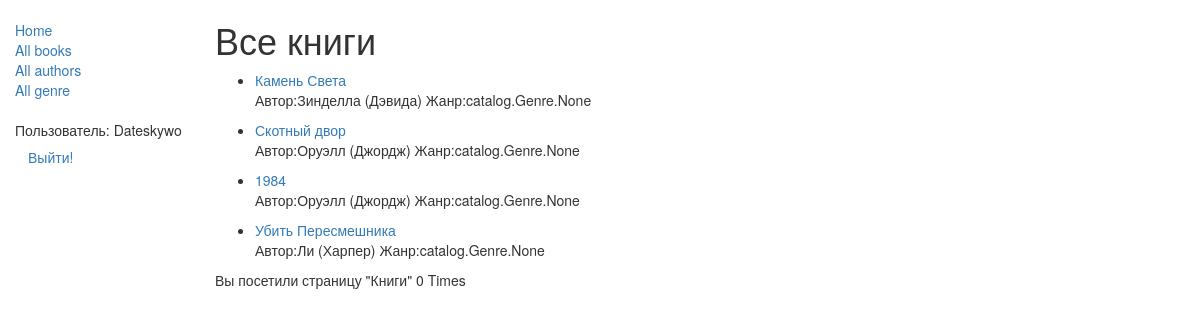
/catalog/books_list/ (signed in), run on an earlier commit of the app's database.
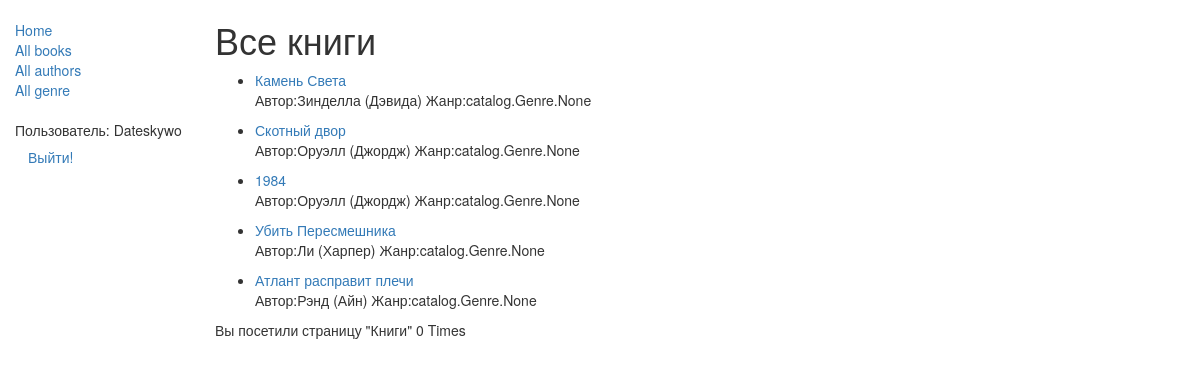
And on a later commit of the database.
### catalog/models.py (models this page shows, shortened)
class Book(models.Model):
    title = models.CharField(max_length=100)
    author = models.ForeignKey('Author', on_delete=models.SET_NULL, null=True)
    summary = models.TextField(max_length=1000, help_text="Перейти к описанию")
    isbn = models.CharField('ISBN', max_length=13, help_text="ISBN Entr")
    genre = models.ManyToManyField('Genre', help_text="Select a genre for this book")
    language = models.ForeignKey('Language', on_delete=models.SET_NULL, null=True)

class Author(models.Model):
    first_name = models.CharField(max_length=30)
    last_name = models.CharField(max_length=30)
    date_of_birth = models.DateField(null=True, blank=True)
    date_of_death = models.DateField('Died', null=True, blank=True)
    def __str__(self):
        return '%s (%s)' % (self.last_name, self.first_name)

### catalog/views.py (the view)
# urls.py: path('books_list/', views.books_list, name='books_list'),
@login_required
def books_list(request):
    books_all = Book.objects.all()
    books_all = list(books_all)
    num_visits_book = request.session.get('num_visits_book', 0)
    request.session['num_visits_book'] = num_visits_book+1
    return render(
        request, "book_list.html",
          context={'num_visits_book':num_visits_book,
                   'books_all':books_all,
                   })

### catalog/templates/book_list.html (shortened to what this page needs)
<!DOCTYPE html>
{% extends "base_generic.html" %}
{% load static %}
        {% block content %}
    <h1>Все книги</h1>
    {% if books_all %}
    <ul>
        {% for book in books_all %}
        <li>
            <a href="/catalog/book/{{ book.id }}/">{{ book.title }}</a> <p>Автор:{{ book.author }} Жанр:{{ book.genre }}</p>
      </li>
        {% endfor %}
    </ul>
    {% else %}
    <p>В библиотеке нет книг!</p>
    {% endif %}
    <p>Вы посетили страницу "Книги" {{ num_visits_book }}{% if num_visits_book == 1 %} Time:{% else %} Times{% endif %}</p>
    {% endblock %}

What changed in the data, as far as the page shows it:
added Book: title "Атлант расправит плечи", author "Рэнд (Айн)", genre "catalog.Genre.None"
